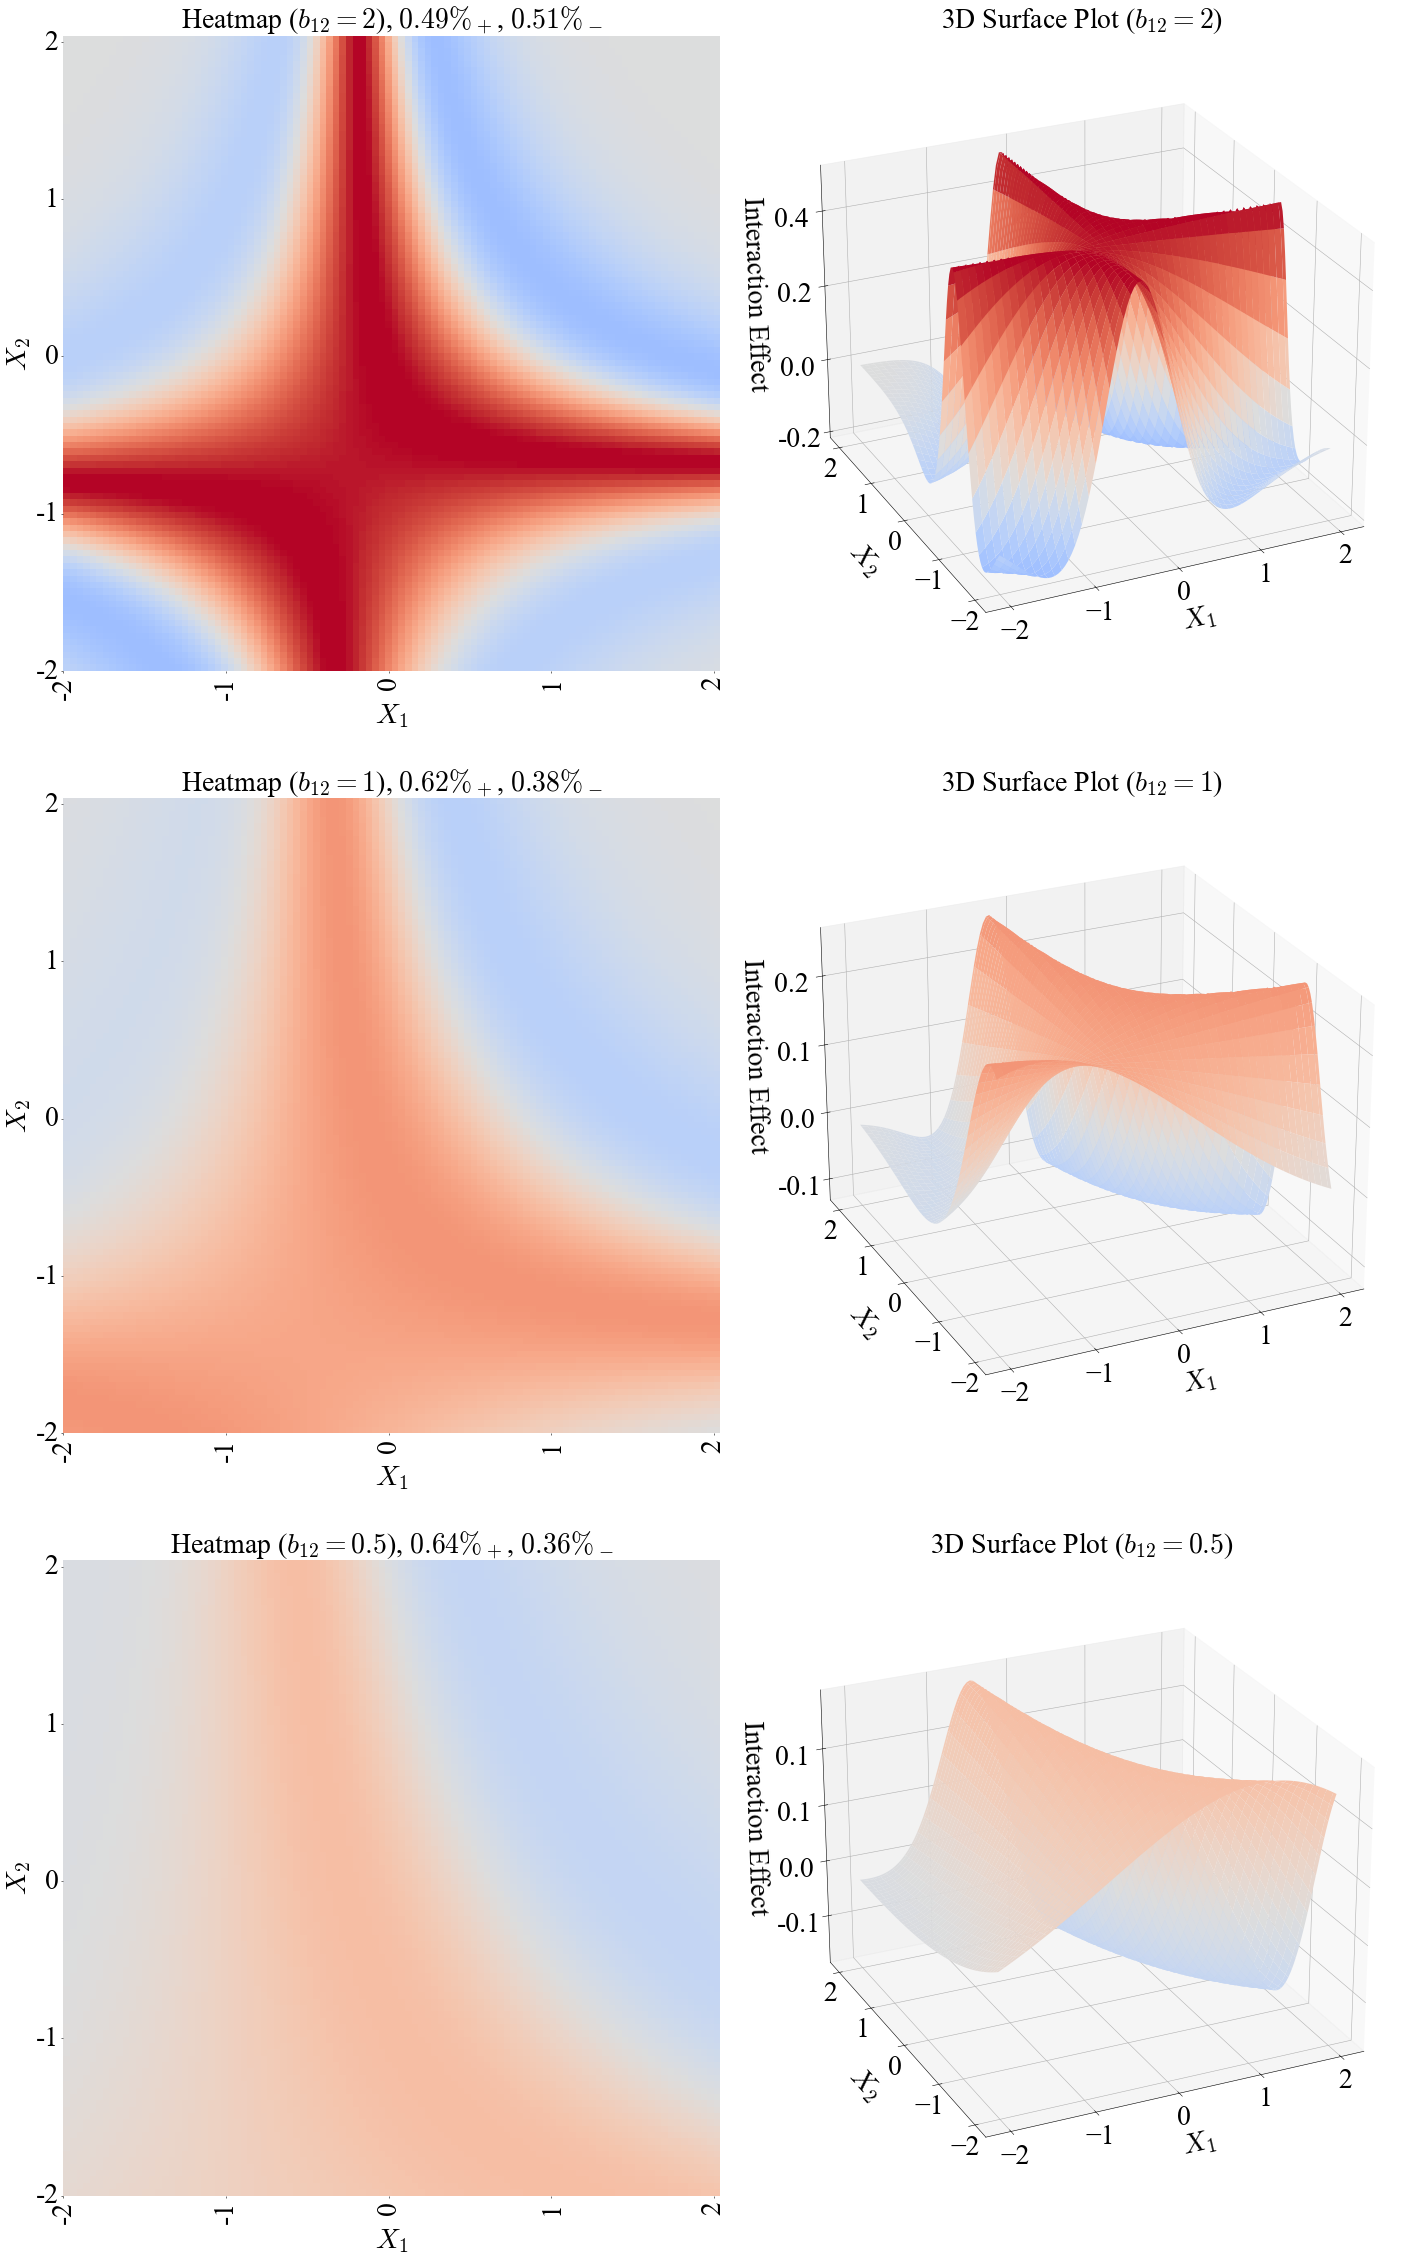

Source code (Python):
import numpy as np
import matplotlib.pyplot as plt
import seaborn as sns
from mpl_toolkits.mplot3d import Axes3D
from matplotlib.ticker import FormatStrFormatter

plt.rcParams["font.family"] = "Times New Roman"
plt.rcParams["mathtext.fontset"] = "cm"
fs = 40
plt.rcParams.update({'font.size': fs})

# parameters
beta_0 = 0
beta_1 = 1.5
beta_2 = .5
beta_12_values = [2, 1, .5]

# linear space of x1 and x2
X1, X2 = np.meshgrid(np.linspace(-2, 2, 100),
                     np.linspace(-2, 2, 100))

# limits for color scale
vmin, vmax = -.5, .5


# a figure with 2 subplots side by side
fig = plt.figure(figsize=(64, 48))
gs = fig.add_gridspec(3, 2, width_ratios=[1, 6],
                      wspace=-.7,    # space between columns
                      hspace=0.2)    # space between rows

for i, beta_12 in enumerate(beta_12_values):
    
    # XB and P(Y=1)
    XB = beta_0 + beta_1 * X1 + beta_2 * X2 + beta_12 * X1 * X2

    # logistic cdf
    p = 1 / (1 + np.exp(-XB))
    
    # logistic pdf. exp(-XB)/(1 + exp(-XB))^2 is the derivative of the logistic cdf (p above)
    phi = p * (1 - p)

    # interaction effect as cross-partial derivative
    interaction_effect = phi * ((1-2*p) * (beta_1+beta_12*X2) * (beta_2+beta_12*X1) + beta_12)
    pos = [inteff>0 for inteff in interaction_effect.flat].count(1) / (100*100)
    neg = [inteff<0 for inteff in interaction_effect.flat].count(1) / (100*100)

    
    
    # Heatmap
    ax1 = fig.add_subplot(gs[i, 0])
    ax1.set_title("Heatmap ($b_{12}="+str(beta_12)+"$), $"+str(round(pos,2))+"\%_+$, $"+str(round(neg,2))+"\%_-$",
                   fontsize=fs)
    sns.heatmap(interaction_effect, xticklabels=5, yticklabels=5, cmap='coolwarm',
                center=0, vmin=vmin, vmax=vmax, cbar=False, ax=ax1)
    #ax1.set_title(f"$\\beta_1$ = {beta_1}")
    ax1.set_xlabel('$X_1$')
    ax1.set_xticks(np.linspace(0, 99, 5))
    ax1.set_xticklabels(np.linspace(-2, 2, 5).astype(int))
    ax1.invert_yaxis()  # otherwise y-axis is inverted
    ax1.set_ylabel('$X_2$')
    ax1.set_yticks(np.linspace(0, 99, 5))
    ax1.set_yticklabels(np.linspace(-2, 2, 5).astype(int))

    # 3D Surface plot
    ax2 = fig.add_subplot(gs[i, 1], projection='3d')
    ax2.set_title("3D Surface Plot ($b_{12}="+str(beta_12)+"$)", fontsize=fs)
    ax2.plot_surface(X1, X2, interaction_effect, cmap='coolwarm', edgecolor='none', 
                     vmin=vmin, vmax=vmax)
    #ax2.set_title(f"$\\beta_1$ = {beta_1}")
    ax2.set_xlabel('$X_1$', labelpad=30)
    ax2.set_xticks(np.linspace(-2, 2, 5))
    ax1.set_xticklabels(np.linspace(-2, 2, 5).astype(int))
    ax2.set_ylabel('$X_2$', labelpad=30)
    ax2.set_yticks(np.linspace(-2, 2, 5))
    #ax2.set_yticks(np.linspace(ymin, ymax, 4))
    ax2.zaxis.set_major_formatter(FormatStrFormatter('%.1f'))
    ax2.set_zlabel('Interaction Effect', labelpad=45)
    ax2.zaxis.set_tick_params(pad=20)
    #ax2.set_zticklabels(np.linspace(-.2, .2, 5))
    ax2.view_init(elev=25, azim=-115)

plt.subplots_adjust(left=0.006, right=0.94, top=0.95, bottom=0.05)
#plt.tight_layout()
plt.savefig('fig2.png', dpi=50, bbox_inches='tight')
plt.show()

